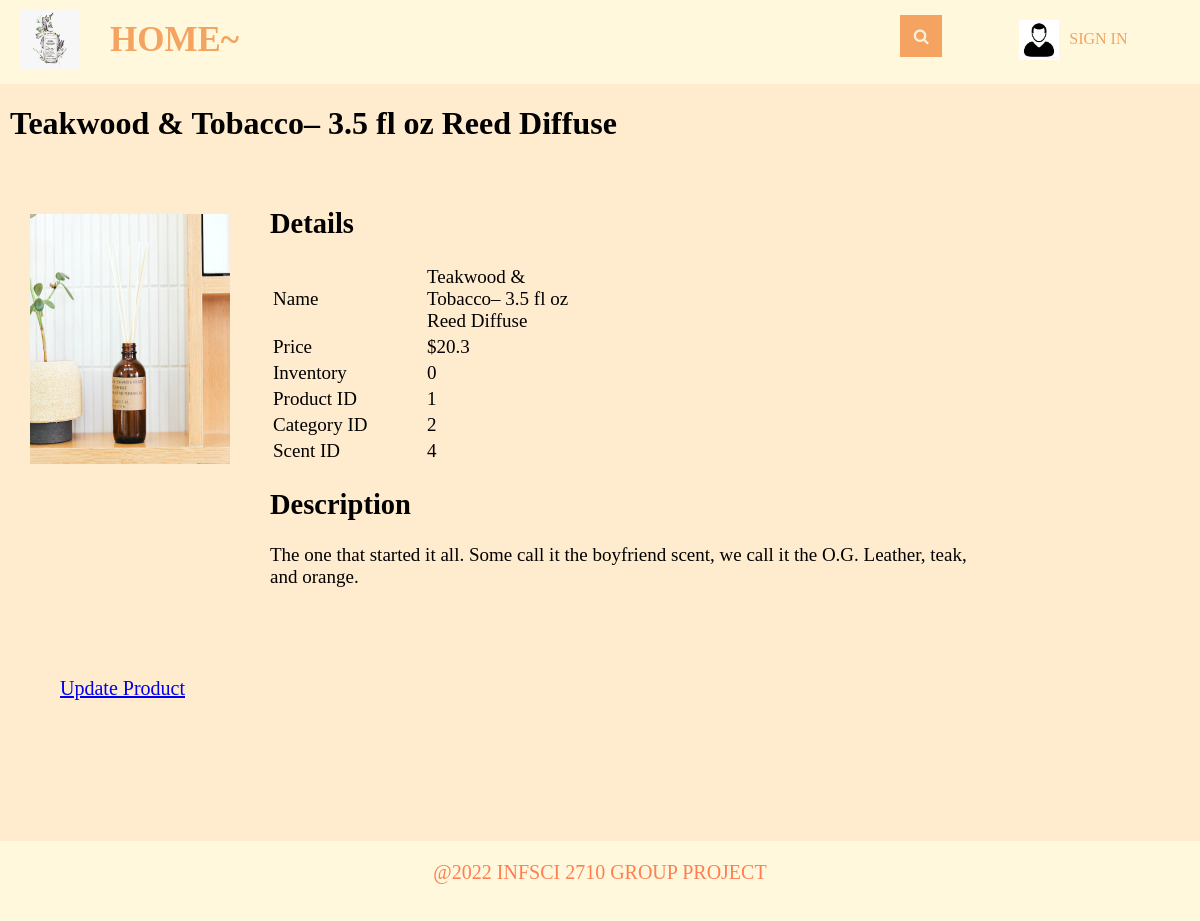
The app's page /mgrproductDescription?productId=1 with its own data.
### tables this page shows
CREATE TABLE "products" (
  "productId" INTEGER,
  "name" TEXT,
  "inventory" INTEGER,
  "price" REAL,
  "description" TEXT,
  "image" TEXT,
  "productKindId" INTEGER,
  "scent_id" INTEGER,
  CONSTRAINT "PRODUCTS_PK" PRIMARY KEY ("productId"),
  CONSTRAINT "FK_products_product_kind" FOREIGN KEY ("productKindId") REFERENCES "product_kind" ("productKindId") ON DELETE NO ACTION ON UPDATE NO ACTION,
  CONSTRAINT "products_FK" FOREIGN KEY ("scent_id") REFERENCES "scent" ("scent_id") ON DELETE NO ACTION ON UPDATE NO ACTION,
  CONSTRAINT "inventory_constrains" CHECK (inventory>=0)
);

### main.py (the view)
@app.route("/mgrproductDescription")
def mgrproductDescription():
    loggedIn, firstName, noOfItems = mgrLoginDetails()
    productId = request.args.get('productId')
    with sqlite3.connect('database.db') as conn:
        cur = conn.cursor()
        cur.execute('SELECT productId, name, price, description, image, inventory, ProductKindId, scent_id FROM products WHERE productId = ?',
                    (productId,))
        productData = cur.fetchone()
    conn.close()
    return render_template("mgrproductDescription.html", data=productData, loggedIn=loggedIn, firstName=firstName,
                           noOfItems=noOfItems)

### main.py (called while the page is built)
def mgrLoginDetails():
    with sqlite3.connect('database.db') as conn:
        cur = conn.cursor()
        if 'email' not in session:
            loggedIn = False
            firstName = ''
            noOfItems = 0
        else:
            loggedIn = True
            cur.execute("SELECT mgrId, firstName FROM manager WHERE email = ?", (session['email'], ))
            mgrId, firstName = cur.fetchone()
            cur.execute("SELECT count(productId) FROM cart WHERE userId = ?", (mgrId, ))
            noOfItems = cur.fetchone()[0]
    conn.close()
    return (loggedIn, firstName, noOfItems)

### templates/mgrproductDescription.html (shortened to what this page needs)
<!DOCTYPE HTML>
<html>
<head>
    <link rel="stylesheet" href={{url_for('static', filename='css/mgrproductDescription.css')}} />
    <link rel="stylesheet" href={{url_for('static', filename='css/bodyGeneral.css')}} />
    <link rel="stylesheet" href={{ url_for('static', filename='css/topStyle.css')}} />
    <link rel="stylesheet" href={{ url_for('static', filename='css/footer.css') }} />
    <link rel="stylesheet" href="https://maxcdn.bootstrapcdn.com/font-awesome/4.5.0/css/font-awesome.min.css">
</head>
<body>
    <div id="title">
        <a href="/managerpage/mgrlogout">
                <img id="logo" src= {{ url_for('static', filename='images/logo.png') }} />
            </a>
            <div class="home_btn">
                <a href="/managerpage/mgrroot">
                    <strong>HOME~</strong>
                </a>
            </div>
            <div class = "Search">
                <form>
		            <input id="searchBox" type="text" name="searchQuery" placeholder="SEARCH....">
		            <button id="searchButton" type="submit" value="Search"></button>
		        </form>
            </div>
            {% if not loggedIn %}
            <div id="signInButton">
                <img id = "client " src= {{ url_for('static', filename='images/client.png')}}/>
                <a class="link" href="/managerpage/mgrloginForm">SIGN IN</a>
            </div>
        {% endif %}
        </div>
    <div class="display_product">
        <div id="productName">
            <h1>{{data[1]}}</h1>
        </div>
        <div>
            <img src={{url_for('static', filename='uploads/'+data[4]) }} id="productImage" />
        </div>
        <div id="productDescription">
            <h2>Details</h2>
            <table id="descriptionTable">
                <tr>
                    <td>Name</td>
                    <td>{{data[1]}}</td>
                </tr>
                <tr>
                    <td>Price</td>
                    <td>${{data[2]}}</td>
                </tr>
                <tr>
                    <td>Inventory</td>
                    <td>{{data[5]}}</td>
                </tr>
                <tr>
                    <td>Product ID</td>
                    <td>{{data[0]}}</td>
                </tr>
                <tr>
                    <td>Category ID</td>
                    <td>{{data[6]}}</td>
                </tr>
                <tr>
                    <td>Scent ID</td>
                    <td>{{data[7]}}</td>
                </tr>
            </table>
            <h2>Description</h2>
            <p>{{data[3]}}</p>
        </div>
        <div id="updateInfo">
            <a href="/managerpage/manageproductForm">Update Product</a>
        </div>
    </div>
    <footer>
        <div class="footer_container">
            <p>@2022 INFSCI 2710 GROUP PROJECT</p>
        </div>
    </footer>
</body>
</html>

### static/css/mgrproductDescription.css (style rules this page uses)
#productImage { height: 250px; width: 200px; margin-left: 20px; margin-right: 20px; margin-top: 50px; margin-bottom: 20px; display: inline-block; float: left; }
#productDescription { margin-left: 20px; margin-right: 20px; margin-top: 20px; margin-bottom: 20px; display: inline-block; font-size: 19px; width: 60%; }
#descriptionTable td { width: 150px; }
#updateInfo { margin-left: 50px; margin-top: 50px; font-size: 20px; }

### static/css/bodyGeneral.css (style rules this page uses)
html,body { margin: 0; padding: 0; height: 100%; }
body { background: blanchedalmond; }
#cartItems, .display_product, .display_profile, .display_frame, .display_store { width: 98%; margin-left: 10px; margin-right: 10px; height: 100%; position:relative; top:84px; }

### static/css/topStyle.css (style rules this page uses)
#logo { height: 60px; width: 60px; margin-left: 20px; margin-top: 10px; margin-bottom: 10px; margin-right: 20px; float: left; }
#title { background-color: cornsilk; height: 84px; position: fixed; top:0px; display: flex; width: 100%; margin-bottom: 0px; z-index: 2; }
.home_btn { height: 64px; margin-bottom: 10px; margin-top:10px; padding: 10px; }
.home_btn a { position: relative; text-align: center; text-decoration: none; font-family: "Palace Script MT"; font-size: 35px; color: sandybrown; }
.Search { width: 70%; }
.Search form { padding:15px; height: 100%; }
.Search input { height: 42px; width: 0; padding: 0 42px 0 15px; border: none; border-bottom: 2px solid transparent; outline: none; background: transparent; transition: .4s cubic-bezier(0, 0.8, 0, 1); position: relative; top: 0; right:0; float: right; z-index: 2; font-family: "Palace Script MT"; font-size:20px; }
.Search button { background: sandybrown; border: none; height: 42px; width: 42px; position: relative; top: 0; right: 0; float: right; margin-right: -15px; cursor: pointer; }
.Search button:before { content: "\f002"; font-family: FontAwesome; font-size: 16px; color: #F9F0DA; }
#signInButton { width: 15%; display: flex; color: yellow; margin-top: 20px; margin-bottom: 20px; margin-left: 20px; margin-right: 20px; float: left; }
#signInButton img { width: 40px; height: 40px; }
#signInButton a { position: relative; bottom: 0; text-align: center; padding: 10px; }
#cart a, #signInButton a { text-decoration: none; font-family: "Palace Script MT"; color: sandybrown; }

### static/css/footer.css (style rules this page uses)
footer { background: cornsilk; display: block; position: relative; bottom: 0; width: 100%; height: 10%; z-index: 10000; }
.footer_container p { position: relative; top: 20px; color: coral; text-align: center; font-family: "Times New Roman"; font-size: 20px; }

### records on screen
products: name "Teakwood & Tobacco– 3.5 fl oz Reed Diffuse", image (picture), price "20.3", inventory "0", productId "1", productKindId "2", scent "4", description "The one that started it all. Some call it the boyfriend scent, we call it the O.G. Leather, teak, and orange."
